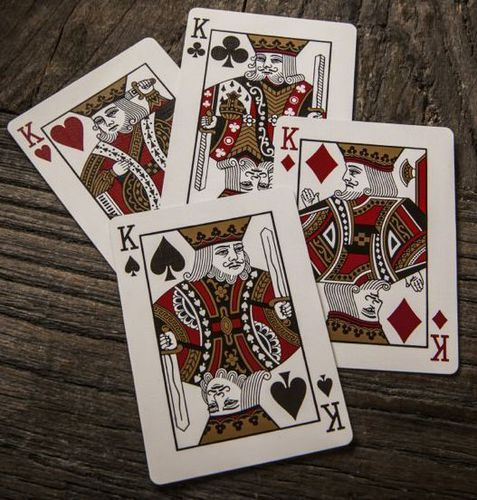
#> input picture resources/cards.jpg, 477 x 500 px, given in place of dog.mp4, which was not available
$ jupyter execute --allow-errors opencvfreecodecamp.ipynb   (text cells are left out)
#> lines starting #> are read from the running program, lines starting #| are printed output that depends on the picture; pictures that were not available may be replaced by others from this repository, and a replacement may not be noted
[cell 1]
import cv2 as cv
import numpy as np

[cell 2]
img=cv.imread('cat.jpg')

[cell 3]
cv.imshow("cats",img)
cv.waitKey(0)

[cell 4]
img=cv.imread('cat_large.jpg')
cv.imshow("cat large",img)
cv.waitKey(0)

[cell 5]
capture=cv.VideoCapture('dog.mp4')
while True:
    istrue,frame=capture.read()
#> frame is the input picture: shape (500, 477, 3); mean B, G, R 88.1, 96.6, 109.6
    cv.imshow("video",frame)

    if cv.waitKey(20) & 0xFF==ord(' '):  # means the video will stop on pressing spacebar
#> (key Esc is pressed here)
        break

capture.release()
cv.destroyAllWindows()

[cell 6]
capture=cv.VideoCapture(0)  # 0 is number of our webcam , if many are connected specify the correct number
while True:
    istrue,frame=capture.read()
    cv.imshow("video",frame)

    if cv.waitKey(20) & 0xFF==ord(' '):
#> (key Esc is pressed here)
        break

[cell 7]
# function to rescale images, videos, live video

def framerescale(frame,scale=0.75):
#> called with scale = 0.75
    width = int(frame.shape[1]*scale)
#> width = 357
    height = int(frame.shape[0]*scale)
#> height = 375
    dimensions=(width,height)
#> dimensions = (357, 375)

    return cv.resize(frame,dimensions, interpolation= cv.INTER_AREA)
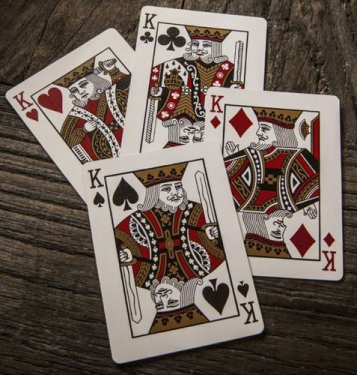
#> returned value: shape (375, 357, 3); mean of channels 0, 1, 2 88.1, 96.6, 109.6; drawn as B, G, R

capture=cv.VideoCapture('dog.mp4')
while True:
    istrue,frame=capture.read()

    frameresize=framerescale(frame)

    cv.imshow("video",frame)
    cv.imshow("resized video",frameresize)

    if cv.waitKey(20) & 0xFF==ord(' '):  # means the video will stop on pressing spacebar
#> (key Esc is pressed here)
        break

capture.release()
cv.destroyAllWindows()

[cell 8]
# function to resize only for live video

def frameresize(width,height):
    capture.set(3,width)
    capture.set(4,height)    # 10 can be used for brightness

[cell 9]
blank=np.zeros((500,500,3),dtype='uint8')  # a blank image , 0 is for black
cv.imshow("blank",blank)
cv.waitKey(0)

[cell 10]
# painting whole image

blank[:]=0,255,0   # bgr code for green
cv.imshow("green",blank)
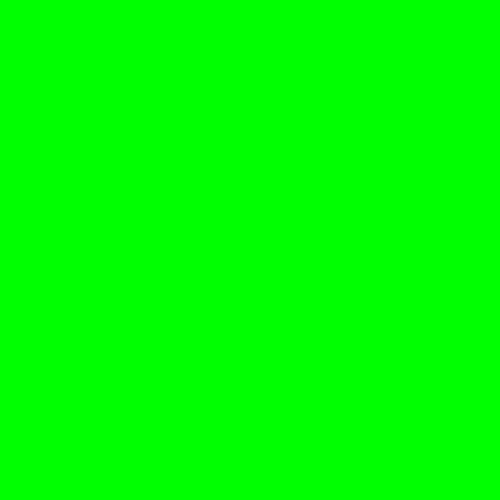
#> window 'green': shape (500, 500, 3); mean B, G, R 0, 255, 0
cv.waitKey(0)

[cell 11]
# painting certain portion of image

blank[200:300,300:400]=0,255,0   # bgr code for green
cv.imshow("green",blank)
cv.waitKey(0)

[cell 12]
cv.rectangle(blank,(0,0),(250,250),(0,0,255),thickness=2)
#           ( image,strting point, diagnol pt, color, thickness)

cv.imshow('rectangle',blank)
cv.waitKey(0)

[cell 13]
# to fill the rectangle

cv.rectangle(blank,(0,0),(250,250),(0,0,255),thickness=cv.FILLED)   # instead of cv.FILLED we can use -1 to fill
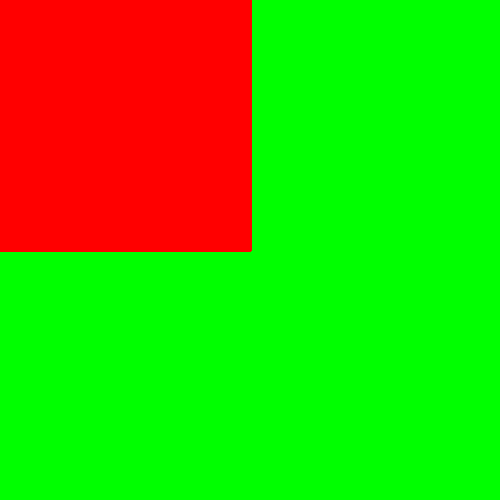
#> blank: shape (500, 500, 3); mean of channels 0, 1, 2 0, 190.2, 64.8; drawn as B, G, R
cv.imshow('rectangle',blank)
cv.waitKey(0)

[cell 14]
cv.circle(blank,(250,250),30,(255,0,0),thickness=2)
#        (image,centre,radius,color,thickness)

cv.imshow('circle',blank)
cv.waitKey(0)

[cell 15]
cv.line(blank,(0,0),(250,250),(255,255,0),thickness=2)
#      ( image,strting pt,ending pt,color,thickness)

cv.imshow('line',blank)
cv.waitKey(0)

[cell 16]
cv.putText(blank,'soha',(255,255),cv.FONT_HERSHEY_TRIPLEX,1,(0,255,255),thickness=2)
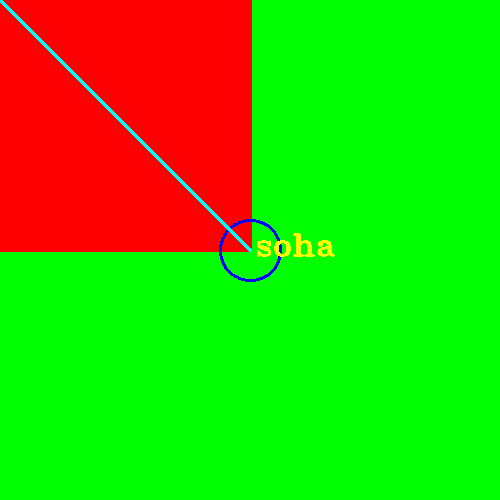
#> blank: shape (500, 500, 3); mean of channels 0, 1, 2 1.8, 191.1, 64.1; drawn as B, G, R
#         (image,text,strting pt.,font,scale,color,thickness)

cv.imshow('text',blank)
cv.waitKey(0)

[cell 17]
img=cv.imread('cat.jpg')

#> (the rest of this cell did not finish here and is left out)

[cell 18]
img=cv.imread('park.jpg')

#> (the rest of this cell did not finish here and is left out)

#> (a cell that did not finish here is left out)

[cell 20]
canny=cv.Canny(img,125,175)
cv.imshow("canny edges",canny)
cv.waitKey(0)

#> (a cell that did not finish here is left out)

#> (a cell that did not finish here is left out)

[cell 23]
img=cv.imread('park.jpg')
#> (the rest of this cell did not finish here and is left out)

#> (a cell that did not finish here is left out)

[cell 25]
img=cv.imread('park.jpg')

def translate(image,x,y):
    transmat = np.float32([[1,0,x],[0,1,y]])
    dimensions = (image.shape[1],image.shape[0])
    return cv.warpAffine(img,transmat,dimensions)

# -x -> left
# -y -> up
# +x -> right
# +y -> down

#> (the rest of this cell did not finish here and is left out)

[cell 26]
def rotate(image,angle,rotpt=None):
    (height,width) = image.shape[:2]

    if rotpt is None:    # assume that we are going to rotate about the center
        rotpt = (width//2,height//2)    # center coordinates

    rotmat = cv.getRotationMatrix2D(rotpt,angle,1.0)
    #                              (center,angle,scale)

    dimensions=(width,height)

    return cv.warpAffine(image,rotmat,dimensions)

# + angle -> anti-clockwise rotation
# - angle -> clockwise rotation

#> (the rest of this cell did not finish here and is left out)

#> (a cell that did not finish here is left out)

[cell 28]
flip=cv.flip(img,-1)
#           (image,flip code)

# flip code can be 0,1,-1
# 0 -> flipping vertically / over the x axis
# 1 -> flipping horizontally / over the y axis
# -1 -> flipping both vertically and horizontally

cv.imshow('flipped',flip)
cv.waitKey(0)

#> (a cell that did not finish here is left out)

[cell 30]
img=cv.imread('cats.jpg')

cv.imshow('cat',img)

# converting to gray scale
#> (the rest of this cell did not finish here and is left out)

[cell 31]
contours,heirarchies = cv.findContours(canny, cv.RETR_LIST,cv.CHAIN_APPROX_NONE)
#> contours = []
#                                     (edges,mode,contour approximation)

print(f'{len(contours)} contours found')
#| 0 contours found
